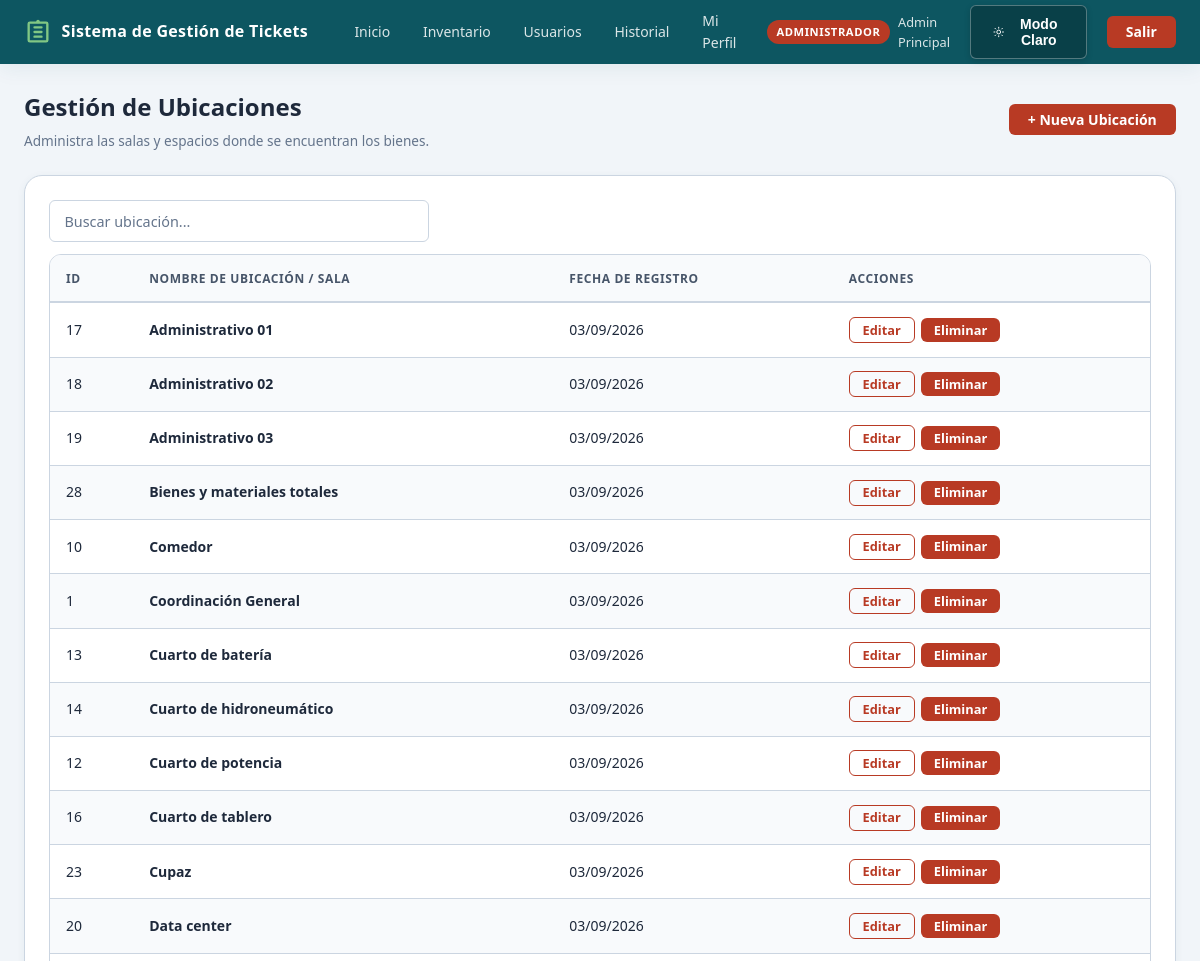
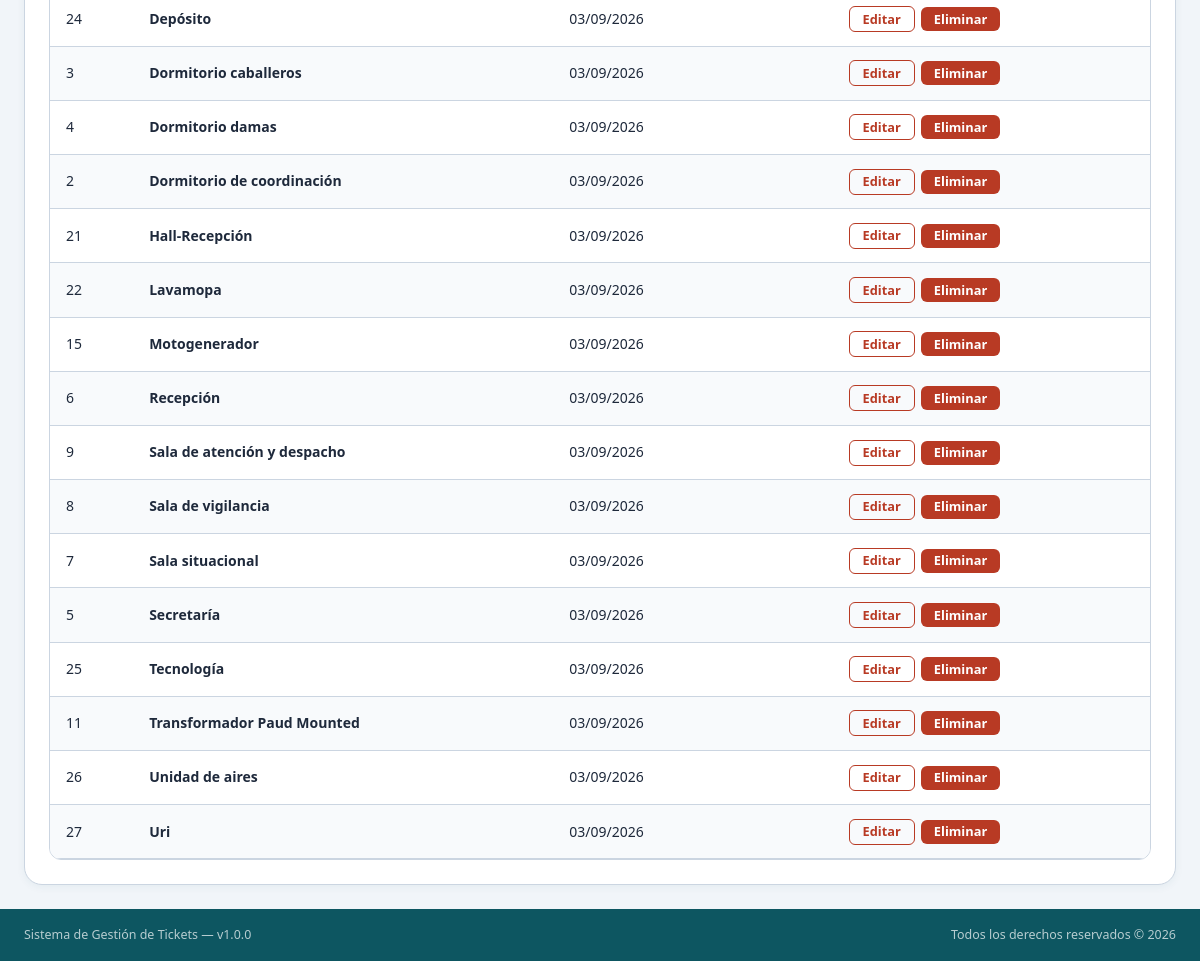
Screenshot of /admin/ubicaciones.php (signed in) with the database file from the repository (2 pictures, top to bottom).
### tables this page shows
CREATE TABLE IF NOT EXISTS Ubicaciones (
    ID      INT          AUTO_INCREMENT PRIMARY KEY,
    Nombre  VARCHAR(100) NOT NULL,
    Cre_Ubi DATETIME     DEFAULT CURRENT_TIMESTAMP
);

### admin/ubicaciones.php (the view, shortened to what this page needs)
<?php
require_once __DIR__ . '/../config/db.php';
$ubicaciones = $conn->query("SELECT ID, Nombre, Cre_Ubi FROM Ubicaciones ORDER BY Nombre ASC");
$basePath  = '..';
require_once __DIR__ . '/../includes/header.php';
?>
<div class="page-header">
    <div>
        <h1>Gestión de Ubicaciones</h1>
        <p>Administra las salas y espacios donde se encuentran los bienes.</p>
    </div>
    <a href="ubicaciones_form.php" class="btn btn-primary">+ Nueva Ubicación</a>
</div>
<div class="bento-card">
    <div class="table-search">
        <input type="text" class="form-control" placeholder="Buscar ubicación..."
               data-search-table="tablaUbicaciones" style="max-width:380px">
    </div>
    <div class="table-wrapper">
        <table class="data-table" id="tablaUbicaciones">
            <thead>
                <tr>
                    <th>ID</th>
                    <th>Nombre de Ubicación / Sala</th>
                    <th>Fecha de Registro</th>
                    <th>Acciones</th>
                </tr>
            </thead>
            <tbody>
            <?php while ($u = $ubicaciones->fetch_assoc()): ?>
            <tr>
                <td><?= $u['ID'] ?></td>
                <td><strong><?= htmlspecialchars($u['Nombre']) ?></strong></td>
                <td><?= date('d/m/Y', strtotime($u['Cre_Ubi'])) ?></td>
                <td>
                    <div class="table-actions">
                        <a href="ubicaciones_form.php?id=<?= $u['ID'] ?>" class="btn btn-outline btn-sm">Editar</a>
                        <button class="btn btn-danger btn-sm"
                                data-delete-url="ubicaciones_delete.php?id=<?= $u['ID'] ?>"
                                data-delete-name="la ubicación '<?= htmlspecialchars(addslashes($u['Nombre'])) ?>'">
                            Eliminar
                        </button>
                    </div>
                </td>
            </tr>
            <?php endwhile; ?>
            </tbody>
        </table>
    </div>
</div>
<?php require_once __DIR__ . '/../includes/footer.php'; ?>

### includes/header.php (shortened to what this page needs)
<?php
$basePath  = $basePath  ?? '.';
$rol       = $_SESSION['rol']    ?? '';
$nombre    = $_SESSION['nombre'] ?? 'Usuario';
?>
<!DOCTYPE html>
<html lang="es" data-theme="light">
<head>
    <link rel="stylesheet" href="<?= $basePath ?>/assets/css/style.css?v=<?= time() ?>">
</head>
<body>
<header class="navbar">
    <div class="navbar-brand">
        <svg class="brand-icon" viewBox="0 0 24 24" fill="none" xmlns="http://www.w3.org/2000/svg">
            <path d="M9 12h6M9 16h6M9 8h6M5 4h14a1 1 0 011 1v14a1 1 0 01-1 1H5a1 1 0 01-1-1V5a1 1 0 011-1z" stroke="currentColor" stroke-width="2" stroke-linecap="round"/>
            <circle cx="12" cy="3" r="1.5" fill="currentColor"/>
        </svg>
        <span class="brand-text"><?= APP_NAME ?></span>
    </div>
    <nav class="navbar-nav">
        <?php if ($rol === 'Administrador'): ?>
            <a href="<?= $basePath ?>/admin/dashboard.php"   class="nav-link <?= strpos($_SERVER['SCRIPT_NAME'], 'dashboard.php') !== false ? 'active' : '' ?>">Inicio</a>
            <a href="<?= $basePath ?>/admin/inventario.php"  class="nav-link <?= (strpos($_SERVER['SCRIPT_NAME'], 'inventario.php') !== false || strpos($_SERVER['SCRIPT_NAME'], 'inventario_form.php') !== false) ? 'active' : '' ?>">Inventario</a>
            <a href="<?= $basePath ?>/admin/usuarios.php"    class="nav-link <?= (strpos($_SERVER['SCRIPT_NAME'], 'usuarios.php') !== false || strpos($_SERVER['SCRIPT_NAME'], 'usuarios_form.php') !== false) ? 'active' : '' ?>">Usuarios</a>
            <a href="<?= $basePath ?>/admin/historial.php"   class="nav-link <?= strpos($_SERVER['SCRIPT_NAME'], 'historial.php') !== false ? 'active' : '' ?>">Historial</a>
        <?php endif; ?>
        <a href="<?= $basePath ?>/perfil.php" class="nav-link <?= strpos($_SERVER['SCRIPT_NAME'], 'perfil.php') !== false ? 'active' : '' ?>">Mi Perfil</a>
    </nav>
    <div class="navbar-actions">
        <span class="user-badge">
            <span class="role-pill role-<?= strtolower($rol) ?>"><?= htmlspecialchars($rol === 'Tecnico' ? 'Técnico' : $rol) ?></span>
            <?= htmlspecialchars($nombre) ?>
        </span>
        <button id="themeToggle" class="theme-toggle-btn" title="Cambiar tema" aria-label="Alternar modo oscuro/claro">
            <span id="themeText">Modo Claro</span>
        </button>
        <a href="<?= $basePath ?>/logout.php" class="btn btn-danger">Salir</a>
    </div>
</header>
<main class="main-container">

### includes/footer.php (shortened to what this page needs)
</main>
<footer class="site-footer">
    <span><?= APP_NAME ?> &mdash; v<?= APP_VERSION ?></span>
    <span>Todos los derechos reservados &copy; <?= date('Y') ?></span>
</footer>
</body>
</html>

### rows the page displays
ubicaciones: ID "17", Nombre "Administrativo 01", Cre_Ubi "03/09/2026"
ubicaciones: ID "18", Nombre "Administrativo 02", Cre_Ubi "03/09/2026"
ubicaciones: ID "19", Nombre "Administrativo 03", Cre_Ubi "03/09/2026"
ubicaciones: ID "28", Nombre "Bienes y materiales totales", Cre_Ubi "03/09/2026"
ubicaciones: ID "10", Nombre "Comedor", Cre_Ubi "03/09/2026"
ubicaciones: ID "1", Nombre "Coordinación General", Cre_Ubi "03/09/2026"
ubicaciones: ID "13", Nombre "Cuarto de batería", Cre_Ubi "03/09/2026"
ubicaciones: ID "14", Nombre "Cuarto de hidroneumático", Cre_Ubi "03/09/2026"
ubicaciones: ID "12", Nombre "Cuarto de potencia", Cre_Ubi "03/09/2026"
ubicaciones: ID "16", Nombre "Cuarto de tablero", Cre_Ubi "03/09/2026"
ubicaciones: ID "23", Nombre "Cupaz", Cre_Ubi "03/09/2026"
ubicaciones: ID "20", Nombre "Data center", Cre_Ubi "03/09/2026"
ubicaciones: ID "24", Nombre "Depósito", Cre_Ubi "03/09/2026"
ubicaciones: ID "3", Nombre "Dormitorio caballeros", Cre_Ubi "03/09/2026"
ubicaciones: ID "4", Nombre "Dormitorio damas", Cre_Ubi "03/09/2026"
ubicaciones: ID "2", Nombre "Dormitorio de coordinación", Cre_Ubi "03/09/2026"
ubicaciones: ID "21", Nombre "Hall-Recepción", Cre_Ubi "03/09/2026"
ubicaciones: ID "22", Nombre "Lavamopa", Cre_Ubi "03/09/2026"
ubicaciones: ID "15", Nombre "Motogenerador", Cre_Ubi "03/09/2026"
ubicaciones: ID "6", Nombre "Recepción", Cre_Ubi "03/09/2026"
ubicaciones: ID "9", Nombre "Sala de atención y despacho", Cre_Ubi "03/09/2026"
ubicaciones: ID "8", Nombre "Sala de vigilancia", Cre_Ubi "03/09/2026"
ubicaciones: ID "7", Nombre "Sala situacional", Cre_Ubi "03/09/2026"
ubicaciones: ID "5", Nombre "Secretaría", Cre_Ubi "03/09/2026"
ubicaciones: ID "25", Nombre "Tecnología", Cre_Ubi "03/09/2026"
ubicaciones: ID "11", Nombre "Transformador Paud Mounted", Cre_Ubi "03/09/2026"
ubicaciones: ID "26", Nombre "Unidad de aires", Cre_Ubi "03/09/2026"
ubicaciones: ID "27", Nombre "Uri", Cre_Ubi "03/09/2026"

### other values shown
APP_NAME "Sistema de Gestión de Tickets"
$rol === 'Tecnico' ? 'Técnico' : $rol "ADMINISTRADOR"
$nombre "Admin Principal"
APP_VERSION "1.0.0"
